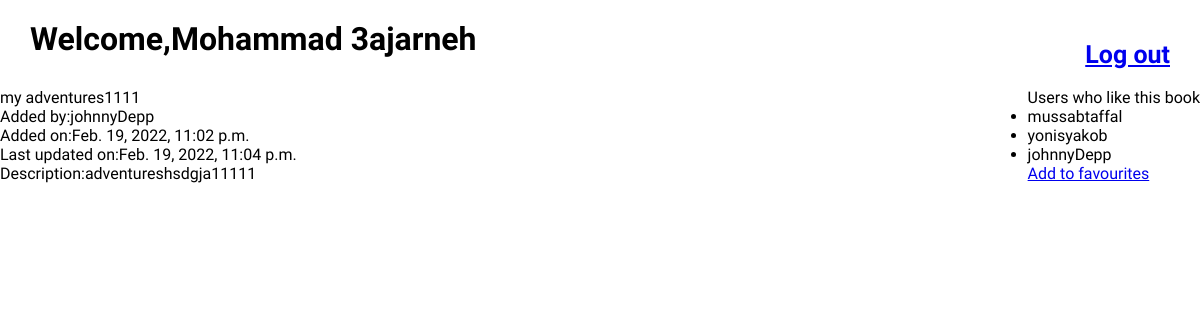
The page /books/23 (signed in) on the database its author committed.
### fav_books_app/models.py (models this page shows)
class User(models.Model):
    first_name = models.CharField(max_length=255)
    last_name = models.CharField(max_length=255)
    email=models.CharField(max_length=255)
    password=models.CharField(max_length=255)
    created_at = models.DateTimeField(auto_now_add=True)
    updated_at = models.DateTimeField(auto_now=True)
    objects=UserManager()

class Book(models.Model):
    title = models.CharField(max_length=255)
    desc=models.TextField(null=True)
    created_at = models.DateTimeField(auto_now_add=True)
    updated_at = models.DateTimeField(auto_now=True)
    uploaded_by = models.ForeignKey(User, related_name="books_uploaded", on_delete = models.CASCADE)
    users_who_like = models.ManyToManyField(User, related_name="liked_books")
    objects=BookManager()

### fav_books_app/views.py (the view)
# urls.py: path('books/<int:book_id>', views.edit_show_book ),
def edit_show_book(request , book_id ):
    this_user=User.objects.get(id=request.session['user_id'])
    this_book=Book.objects.get(id=book_id)
    book_uploader=this_book.uploaded_by.id
    user_like_book=this_book.users_who_like.all()
    if book_uploader==this_user.id:
        print(user_like_book)
        context={"books":this_book,
            "current_user":this_user,
            "liked_by":user_like_book,}
        return render(request,'edit_book.html',context)
    else:
        print(user_like_book)
        context={"books":this_book,
            "current_user":this_user,
            "liked_by":user_like_book}
        return render(request,'show_book.html',context)

### fav_books_app/templates/show_book.html (shortened to what this page needs)
<!DOCTYPE html>
<html lang="en">
<head>
    {% load static  %}
    <link rel="stylesheet" href="{% static 'css/style.css' %}">
</head>
<body>
    <div style="display: flex;justify-content: space-between;" class="welcome">
        <h1 style="margin-left: 30px;">Welcome,{{current_user.first_name}} {{current_user.last_name }} </h1>
        <a style="font-size: 25px;font-weight: 600;margin-right: 30px;" href="/clear">Log out</a>
    </div>
    <div style="display: flex;justify-content: space-between;" class="show_details">
        <div class="book_details">
            <p>{{books.title}}</p>
            <p>Added by:{{books.uploaded_by.first_name}}{{books.uploaded_by.last_name}}</p>
            <p>Added on:{{books.created_at}}</p>
            <p>Last updated on:{{books.updated_at}}</p>
            <p>Description:{{books.desc}}</p>
        </div>
        <div class="liked_by">
            <p>Users who like this book</p>
            <ul>{%for like in liked_by %}
                <li>{{like.first_name}}{{like.last_name}}</li>
                {% endfor%}
                {% if  like.id != current_user.id    %}
                <a href="/favourites/{{books.id}}/{{current_user.id}}">Add to favourites</a>
                {% endif %}
            </ul>
        </div>
    </div>
</body>
</html>

### fav_books_app/static/css/style.css (style rules this page uses)
* { margin: 0;padding: 0; }
body { font-family: 'Balsamiq Sans', cursive; }
.welcome { display: flex;justify-content: space-between;align-items: center;margin-top: 20px; }
h1 , h2 { margin-bottom: 30px; }

### rows shown on the page
User: first_name "Mohammad", last_name "3ajarneh"
Book: title "my adventures1111", uploaded_by.first_name "johnny", uploaded_by.last_name "Depp", created_at "Feb. 19, 2022, 11:02 p.m.", updated_at "Feb. 19, 2022, 11:04 p.m.", desc "adventureshsdgja11111"
User: first_name "mussab", last_name "taffal"
User: first_name "yonis", last_name "yakob"
User: first_name "johnny", last_name "Depp"
